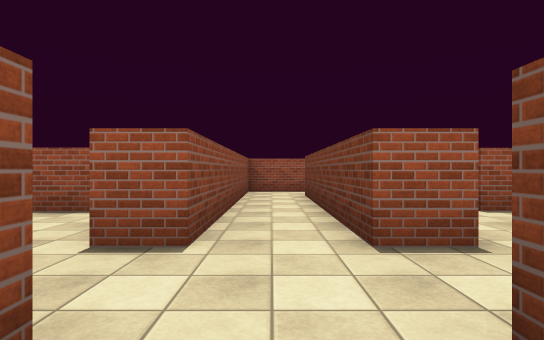
View 1 (above)

21 first-person views from a walk through a 3-D level made in the Unity game engine. The camera is 1.3 m above the floor, looks level and sees 80° across. The floor is counted in squares, 2 m on a side. Each view is taken from the middle of a square. On the plan, view 1 faces up. The plan holds only what a view shows up to about 10 squares ahead; the rest is blank. The place goes on beyond the plan. The player is left out. Surface patterns are stand-ins for the level's own textures.

View 2
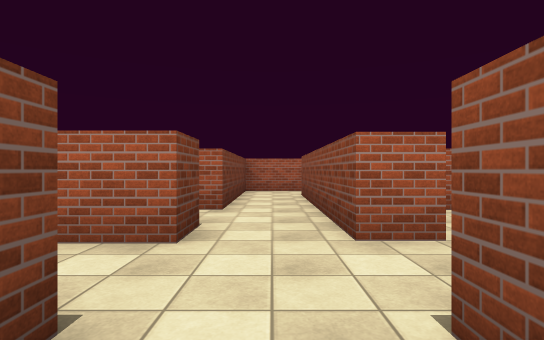

View 3
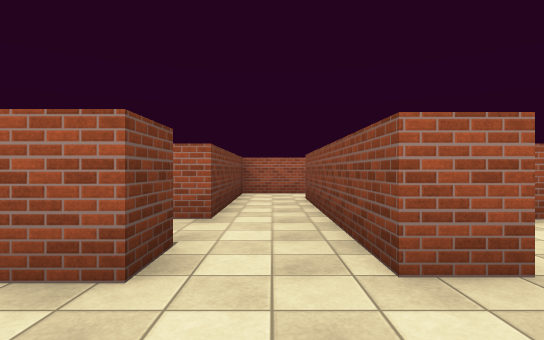

View 4
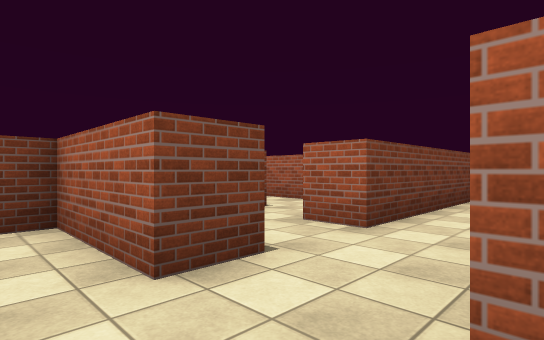

View 5
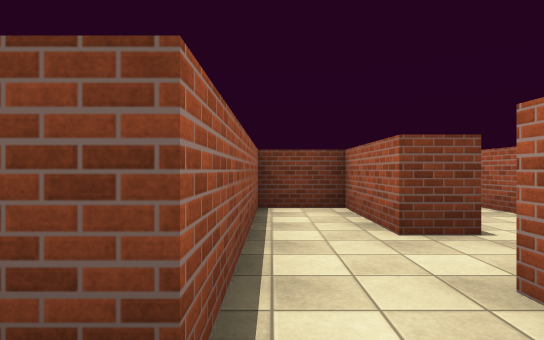

View 6
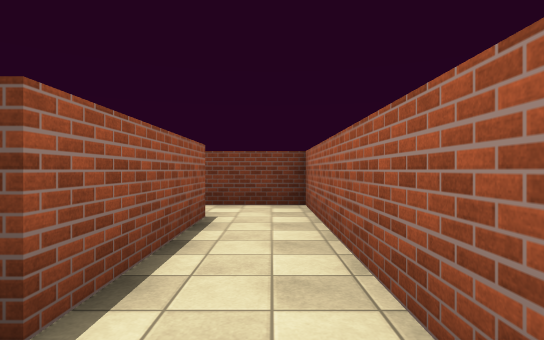

View 7
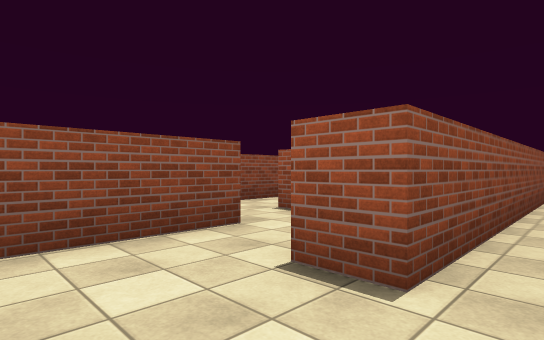

View 8
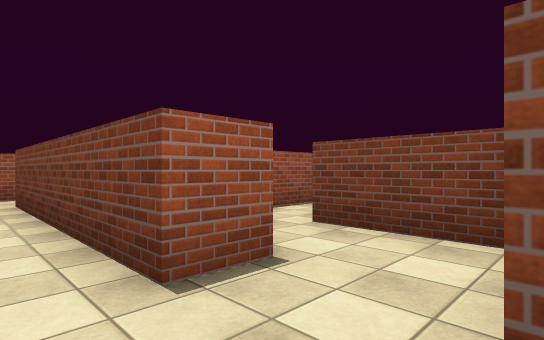

View 9
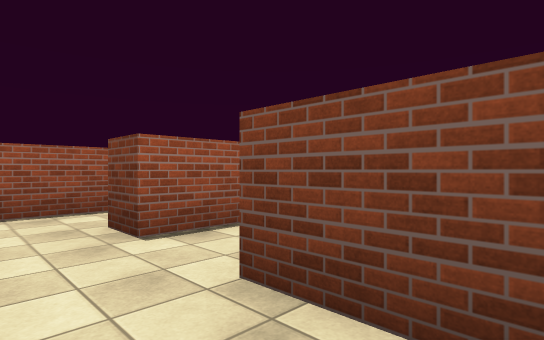

View 10
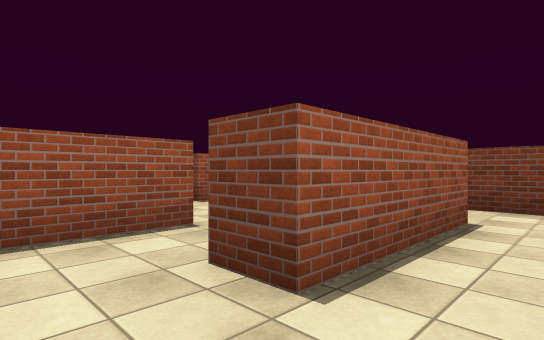

View 11
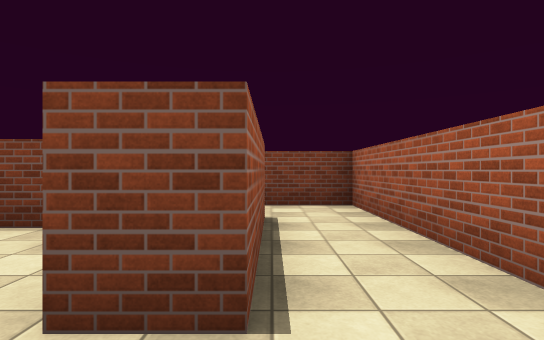

View 12
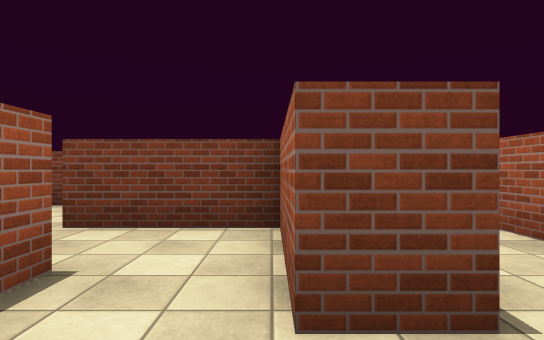

View 13
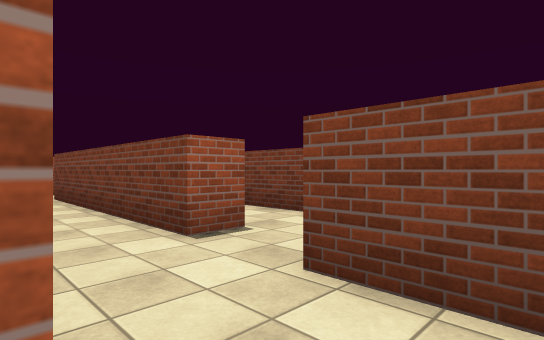

View 14
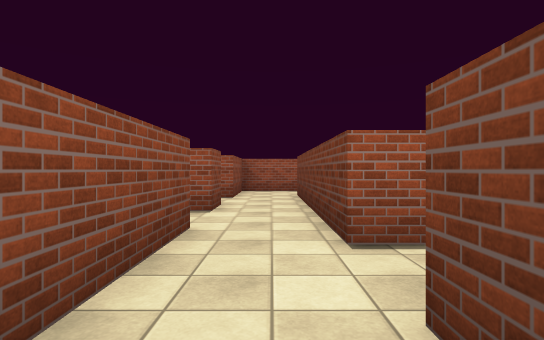

View 15
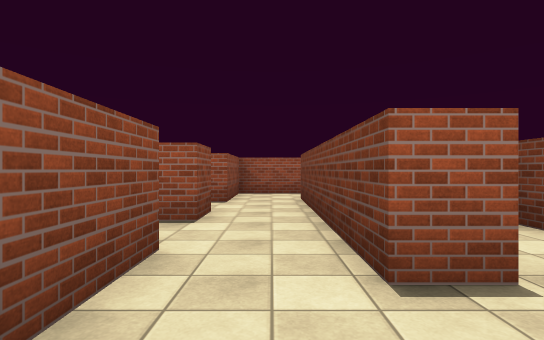

View 16
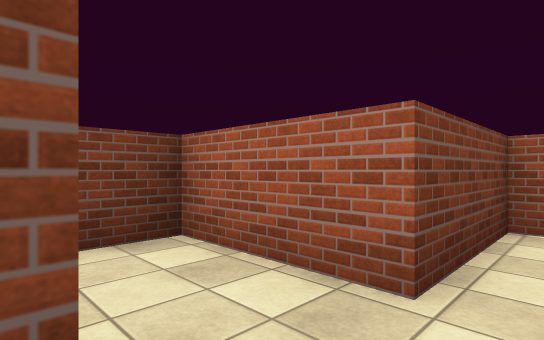

View 17
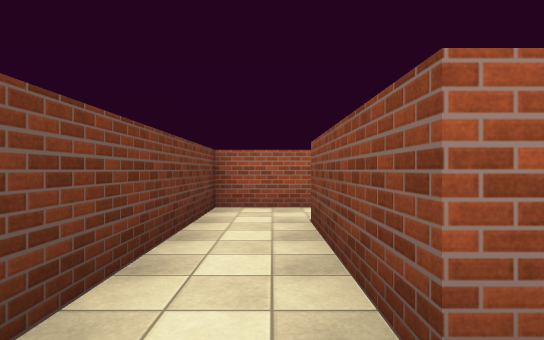

View 18
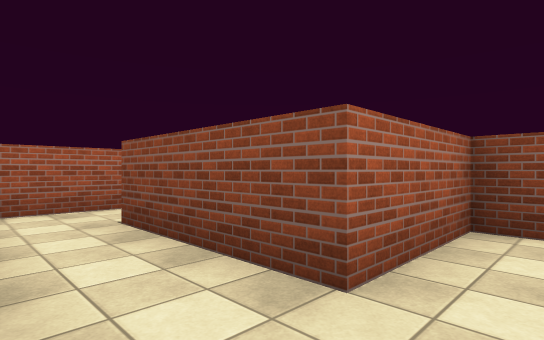

View 19
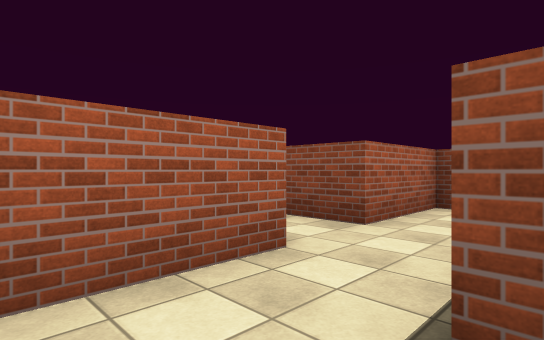

View 20
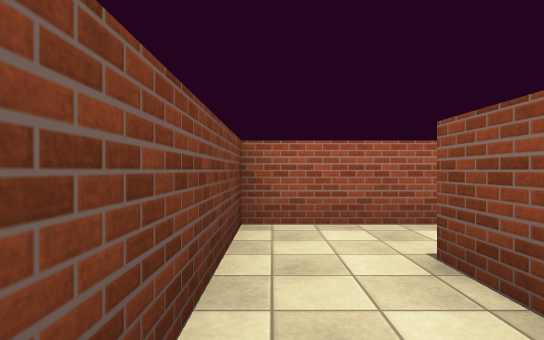

View 21
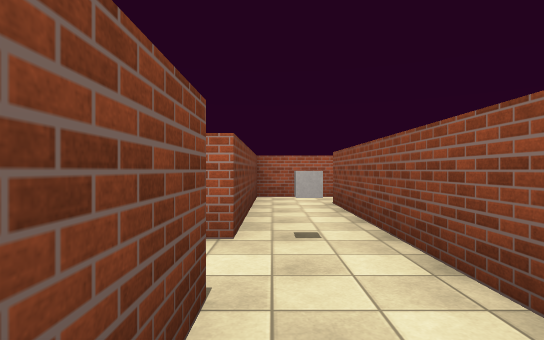

### Floor plan
Points are (right, up) in squares from view 1. A wall is a line through its corners. A room is listed if a view was taken in it or the views show most of it. See-through windows are left out.
Room 1 (views 1, 5)
walls: (-0.7, 1.1) (-0.7, -4.4); (-1, -6) (0.8, -6) (0.8, -1.3) (1.8, -1.3)
ways out: opening at (0, 1) to room 2; opening at (1, -0.5) to room 12; opening at (-1, -5)
Room 2 (views 2, 3, 4, 7, 8)
walls: (1.8, 2.7) (0.8, 2.7) (0.8, 8.4); (-1.6, 1.1) (-0.7, 1.1); (0.8, 0.2) (0.8, 1.1); (1.1, 9.8) (-0.7, 9.8) (-0.7, 2.7) (-1.6, 2.7)
ways out: opening at (0, 1) to room 1; opening at (1, 2) to room 4; opening at (-1, 2) to room 16; opening at (1, 9)
Room 3 (view 6)
walls: (2.6, -3.6) (8, -3.6) (8, -2.6); (6.5, -2.1) (3.3, -2.1)
ways out: opening at (7, -2) to room 10; opening at (2.5, -2) to room 12
Room 4 (view 9)
walls: (0.8, 1.1) (3.3, 1.1) (3.3, 2.6)
ways out: opening at (1, 2) to room 2; opening at (2.5, 3) to room 5
Room 5 (view 10)
walls: (3.8, 3.5) (8, 3.5) (8, 5.5); (6.5, 5.1) (3.3, 5.1); (3.3, 2.6) (3.3, 3.6)
ways out: opening at (2.5, 3) to room 4; opening at (2.5, 5.5) to room 6
Room 6 (views 11, 12, 13)
walls: (3.3, 5.1) (3.3, 5.9) (4.4, 5.9); (4.1, 7.4) (2.2, 7.4)
ways out: opening at (2.5, 5.5) to room 5; opening at (4, 7) to room 7
Room 7 (view 14)
walls: (4.4, 5.9) (5.6, 5.9) (5.6, 7.4)
ways out: opening at (4, 7) to room 6; opening at (5, 8) to room 8
Room 8 (view 15)
walls: (4.1, 9.4) (4.1, 8); (5.6, 7.4) (5.6, 8.4)
ways out: opening at (5, 8) to room 7; opening at (5, 10) to room 9; opening at (6, 9) to room 13
Room 9 (view 16)
walls: (4.1, 10.6) (4.1, 9.4); (5.6, 9.8) (5.6, 12.5); (4.1, 13.1) (4.1, 12.1) (3.5, 12.1)
ways out: opening at (5, 10) to room 8; opening at (5, 13) to room 15; opening at (4, 11.5)
Room 10 (view 17)
walls: (4.1, 1.8) (4.1, 1.1) (6.5, 1.1) (6.5, -2.1); (8, -2.6) (8, 1.1)
ways out: opening at (7, -2) to room 3; opening at (8, 2) to room 11
Room 11 (views 18, 19, 20, 21)
walls: (8.8, 7.6) (8.8, 2.6); (10.4, 7.4) (10.4, 8.6); (8, 1.1) (10.4, 1.1) (10.4, 6)
ways out: opening at (8, 2) to room 10
objects: cube (10, 6)
Room 12 (no view inside)
walls: (3.3, -2.1) (3.3, -1.3) (5.6, -1.3) (5.6, 0.2); (5.2, 0.2) (0.8, 0.2)
ways out: opening at (1, -0.5) to room 1; opening at (2.5, -2) to room 3
Room 13 (no view inside)
walls: (6.5, 9.8) (5.6, 9.8); (5.6, 8.4) (8, 8.4) (8, 11.9)
ways out: opening at (6, 9) to room 8
Room 14 (no view inside)
walls: (6, 17) (4.1, 17) (4.1, 14.6); (5.6, 14.4) (5.6, 15.4)
ways out: opening at (5, 15) to room 15; opening at (6, 16)
Room 15 (no view inside)
walls: (5.6, 12.5) (5.6, 14.4)
ways out: opening at (5, 13) to room 9; opening at (5, 15) to room 14; opening at (4, 14)
Room 16 (no view inside)
walls: (-3.1, 2.4) (-3.1, 1.2)
ways out: opening at (-1, 2) to room 2; opening at (-2, 1); opening at (-2, 3)

Positions as (right, up) in squares from view 1, and headings:
1: (0, 0), facing up
2: (0, 4), facing down
3: (0, 3), facing down
4: (-1, 2), facing down-right
5: (0, 0), facing right
6: (2, -3), facing right
7: (0, 1), facing up-left
8: (0, 1), facing up-right
9: (2, 2), facing up-right
10: (2, 4), facing up-right
11: (2, 5), facing right
12: (2, 6), facing right
13: (4, 7), facing up-right
14: (5, 7), facing up
15: (5, 8), facing up
16: (5, 10), facing down-right
17: (7, 2), facing down
18: (8, 2), facing down-left
19: (10, 3), facing down-left
20: (10, 5), facing down
21: (10, 9), facing down
